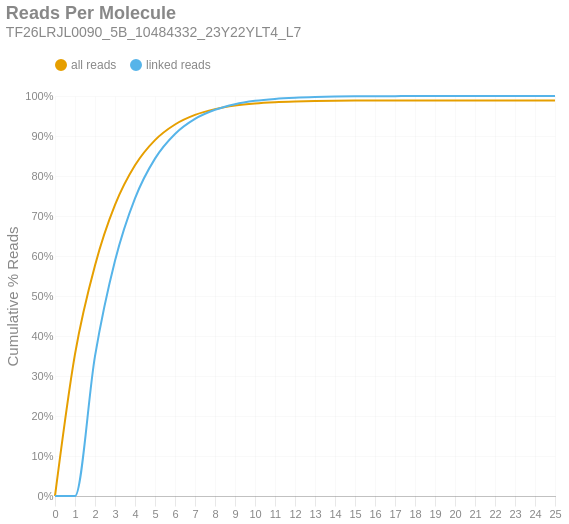

Notebook code cell kept with this figure:
### Markdown cell above
### Reads per Molecule
This chart shows the cumulative distribution of the number of reads per linked molecule. That is, how many alignments are associated with a unique molecule. This excludes the number of reads associated with invalid or absent linked-read barcodes. The `linked` histogram is the percentages recalculated when disregarding singletons.

### Code cell
if SKIPLR:
    print_html(f"Skipped")
else:
    counts = np.bincount(valids['reads'].cast(pl.Int64).to_numpy())
    weighted = counts * np.arange(len(counts))
    all_perc = weighted / n_reads
    linked_perc = weighted / n_linked_reads
    linked_perc[1] = 0
    binned_df = pl.DataFrame({
        'readsper': list(range(len(counts))),
        'all reads (cumsum)': np.cumsum(all_perc).tolist(),
        'linked reads (cumsum)': np.cumsum(linked_perc).tolist(),
    })

    with SafeRender(binned_df):
        (
            density_plot(binned_df, 'Reads Per Molecule', samplename, 'readspmol')
            .encode(
                x=alt.X('readsper:O', title=None).axis(labelAngle=0).scale(padding=0),
                y=alt.Y('value:Q', title='Cumulative % Reads').axis(format='%').stack(False),
                color=alt.Color("key:N").scale(domain=["all reads", "linked reads"]),
                tooltip=[
                    alt.Tooltip("key:N", title="Data Type"),
                    alt.Tooltip("readsper:O", title="Reads Per Molecule"),
                    alt.Tooltip("value:Q", format=".2%", title="% Reads (Cum.)")
                ]            
            )
        ).display()

### Figure 1 — Vega-Lite specification as saved in the notebook (floating-point values rounded to 4 significant figures)
{"width": "container", "height": 400, "config": {"title": {"anchor": "start", "dy": -15, "fontSize": 18, "color": "#888888", "subtitleColor": "#888888", "subtitleFontSize": 14}, "arc": {"fill": "#0072B2"}, "axis": {"domainColor": "#888888", "domainWidth": 0.5, "gridWidth": 0.2, "grid": false, "titleFontWeight": 400, "titleFontSize": 15, "labelFontSize": 11, "labelColor": "#888888", "tickColor": "#888888", "tickWidth": 0.2, "titleColor": "#888888"}, "axisBand": {"grid": false}, "axisX": {"grid": true, "tickSize": 10, "domainCap": "round"}, "axisY": {"domain": false, "grid": true, "tickSize": 0, "domainCap": "round"}, "background": "transparent", "header": {"labelFontSize": 15, "labelColor": "#888888", "titleFontSize": 15, "titleFontWeight": 600, "titleColor": "#888888"}, "legend": {"labelFont": "sans-serif", "labelFontSize": 12, "labelColor": "#888888", "symbolSize": 100, "symbolType": "circle", "titleFontSize": 12, "titlePadding": 10, "titleColor": "#888888", "title": null, "orient": "top"}, "range": {"category": ["#E69F00", "#56B4E9", "#009E73", "#F0E442", "#0072B2", "#D55E00", "#CC79A7", "#000000"], "diverging": ["#cfe8f3", "#a2d4ec", "#73bfe2", "#46abdb", "#1696d2", "#12719e"]}, "area": {"fill": "#0072B2", "fillOpacity": 0.7, "line": true, "strokeOpacity": 0.7}, "line": {"color": "#0072B2", "stroke": "#0072B2", "strokeWidth": 2}, "trail": {"color": "#0072B2", "stroke": "#0072B2", "strokeWidth": 0, "size": 1}, "point": {"filled": true, "fillOpacity": 1.0, "size": 95}, "text": {"color": "#888888", "fontSize": 11, "align": "right", "fontWeight": 400, "size": 11}, "bar": {"fill": "#0072B2", "stroke": null}, "view": {"stroke": null, "continuousWidth": 660, "continuousHeight": 400}}, "data": {"name": "data-1180acea62dd0ac62e0ad8953d5a3b47"}, "mark": {"type": "line", "interpolate": "monotone", "point": {"opacity": 0, "size": 275}}, "encoding": {"color": {"field": "key", "scale": {"domain": ["all reads", "linked reads"]}, "type": "nominal"}, "tooltip": [{"field": "key", "title": "Data Type", "type": "nominal"}, {"field": "readsper", "title": "Reads Per Molecule", "type": "ordinal"}, {"field": "value", "format": ".2%", "title": "% Reads (Cum.)", "type": "quantitative"}], "x": {"axis": {"labelAngle": 0}, "field": "readsper", "scale": {"padding": 0}, "title": null, "type": "ordinal"}, "y": {"axis": {"format": "%"}, "field": "value", "stack": false, "title": "Cumulative % Reads", "type": "quantitative"}}, "params": [{"name": "param_c36ac31b6afebe62", "select": {"type": "point", "fields": ["key"]}, "bind": "legend"}], "title": {"text": "Reads Per Molecule", "subtitle": "TF26LRJL0090_5B_10484332_23Y22YLT4_L7"}, "transform": [{"fold": ["all reads (cumsum)", "linked reads (cumsum)"]}, {"calculate": "replace(datum.key, ' (cumsum)', '')", "as": "key"}, {"filter": {"param": "param_c36ac31b6afebe62"}}], "usermeta": {"embedOptions": {"downloadFileName": "TF26LRJL0090_5B_10484332_23Y22YLT4_L7.readspmol"}}, "$schema": "https://vega.github.io/schema/vega-lite/v6.4.1.json", "datasets": {"data-1180acea62dd0ac62e0ad8953d5a3b47": [{"readsper": 0, "all reads (cumsum)": 0.0, "linked reads (cumsum)": 0.0}, {"readsper": 1, "all reads (cumsum)": 0.3548, "linked reads (cumsum)": 0.0}, {"readsper": 2, "all reads (cumsum)": 0.5765, "linked reads (cumsum)": 0.3496}, {"readsper": 3, "all reads (cumsum)": 0.7277, "linked reads (cumsum)": 0.588}, {"readsper": 4, "all reads (cumsum)": 0.8267, "linked reads (cumsum)": 0.7441}, {"readsper": 5, "all reads (cumsum)": 0.8897, "linked reads (cumsum)": 0.8434}, {"readsper": 6, "all reads (cumsum)": 0.9288, "linked reads (cumsum)": 0.905}, {"readsper": 7, "all reads (cumsum)": 0.9527, "linked reads (cumsum)": 0.9428}, {"readsper": 8, "all reads (cumsum)": 0.9671, "linked reads (cumsum)": 0.9655}, {"readsper": 9, "all reads (cumsum)": 0.9761, "linked reads (cumsum)": 0.9796}, {"readsper": 10, "all reads (cumsum)": 0.9813, "linked reads (cumsum)": 0.9879}, {"readsper": 11, "all reads (cumsum)": 0.9844, "linked reads (cumsum)": 0.9927}, {"readsper": 12, "all reads (cumsum)": 0.9862, "linked reads (cumsum)": 0.9956}, {"readsper": 13, "all reads (cumsum)": 0.9873, "linked reads (cumsum)": 0.9974}, {"readsper": 14, "all reads (cumsum)": 0.9881, "linked reads (cumsum)": 0.9985}, {"readsper": 15, "all reads (cumsum)": 0.9885, "linked reads (cumsum)": 0.9991}, {"readsper": 16, "all reads (cumsum)": 0.9887, "linked reads (cumsum)": 0.9995}, {"readsper": 17, "all reads (cumsum)": 0.9888, "linked reads (cumsum)": 0.9997}, {"readsper": 18, "all reads (cumsum)": 0.9889, "linked reads (cumsum)": 0.9998}, {"readsper": 19, "all reads (cumsum)": 0.989, "linked reads (cumsum)": 0.9999}, {"readsper": 20, "all reads (cumsum)": 0.989, "linked reads (cumsum)": 0.9999}, {"readsper": 21, "all reads (cumsum)": 0.989, "linked reads (cumsum)": 1.0}, {"readsper": 22, "all reads (cumsum)": 0.989, "linked reads (cumsum)": 1.0}, {"readsper": 23, "all reads (cumsum)": 0.989, "linked reads (cumsum)": 1.0}, {"readsper": 24, "all reads (cumsum)": 0.989, "linked reads (cumsum)": 1.0}, {"readsper": 25, "all reads (cumsum)": 0.989, "linked reads (cumsum)": 1.0}]}}
